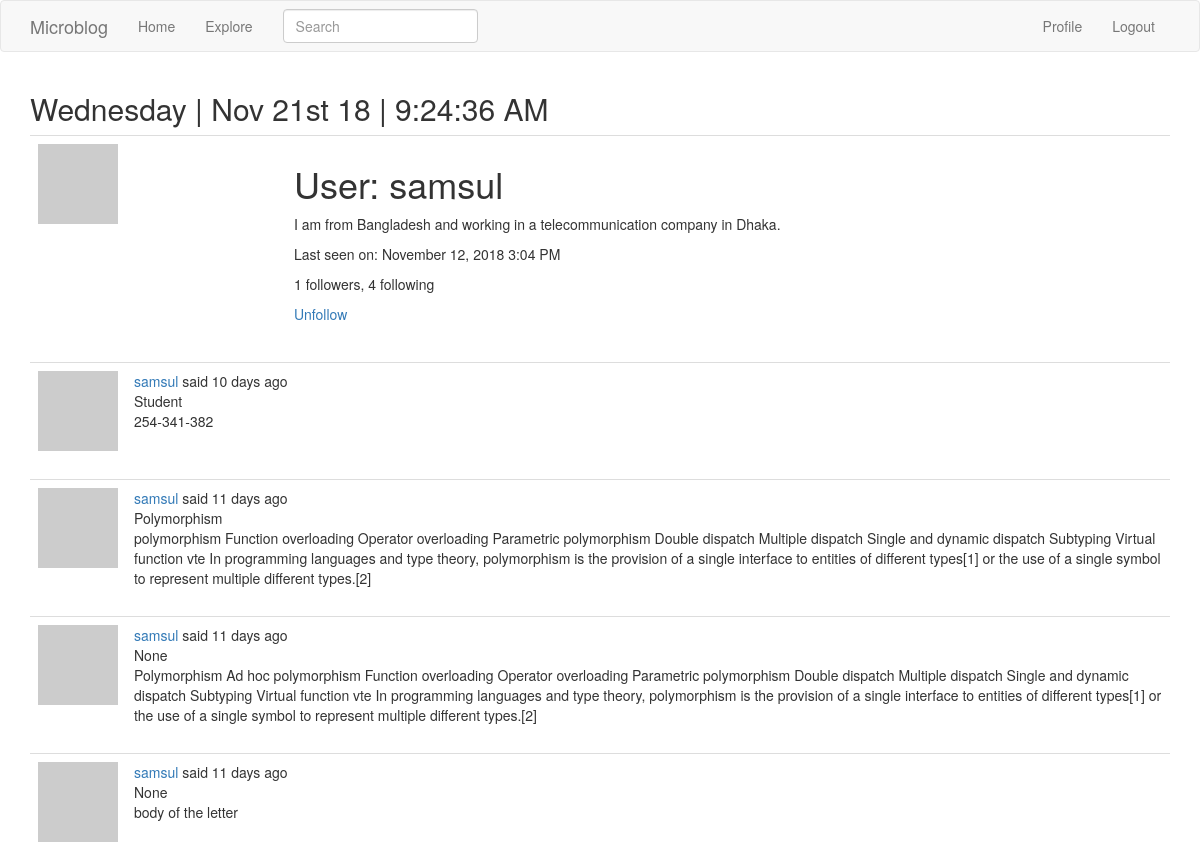
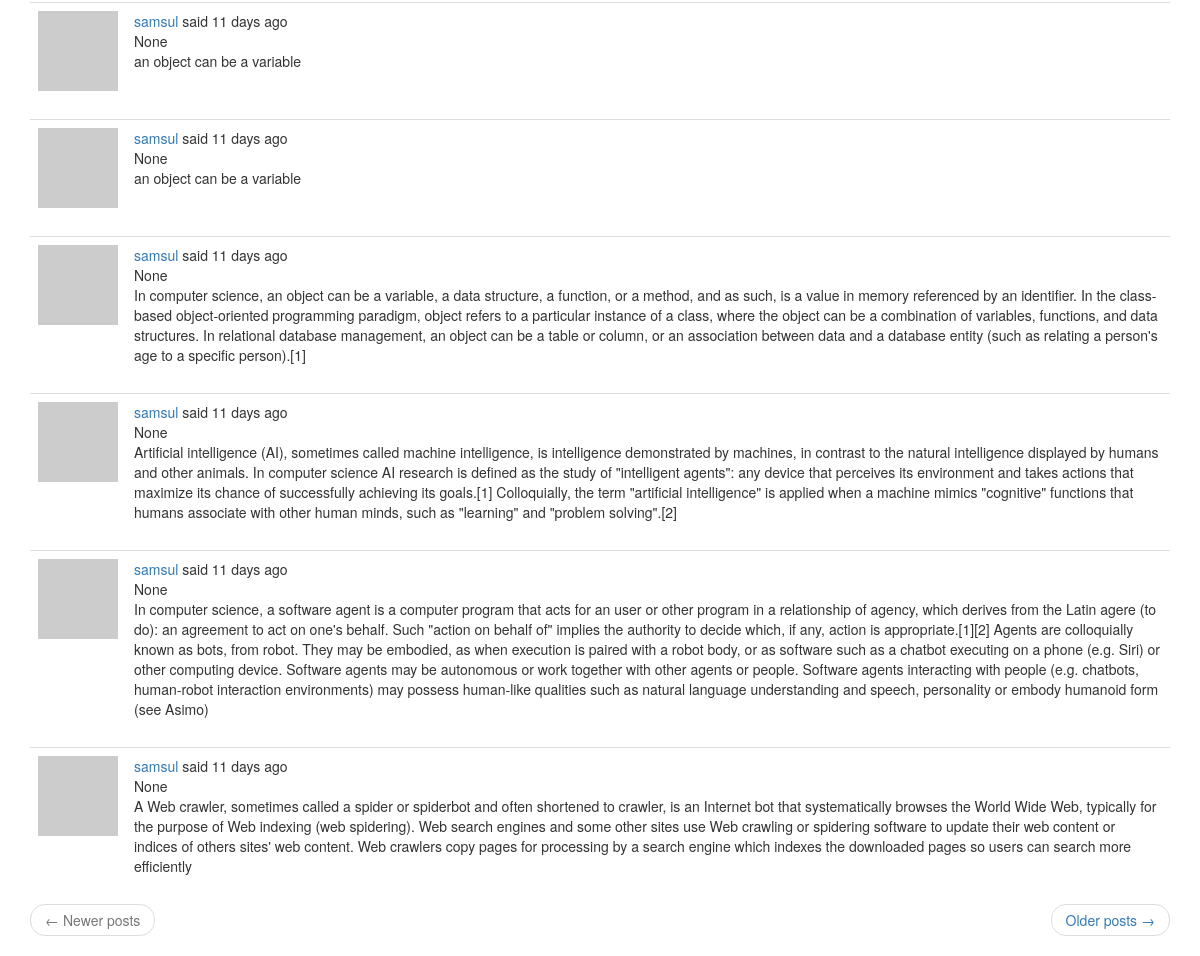
The page /user/samsul (signed in) on the database its author committed (2 pictures, top to bottom).
### app/models.py (models this page shows, shortened)
class User(UserMixin, db.Model):
    id = db.Column(db.Integer, primary_key=True)
    username = db.Column(db.String(64), index=True, unique=True)
    email = db.Column(db.String(120), index=True, unique=True)
    password_hash = db.Column(db.String(128))
    posts = db.relationship('Post', backref='author', lazy='dynamic')
    about_me = db.Column(db.String(140))
    last_seen = db.Column(db.DateTime, default=datetime.utcnow)
    followed = db.relationship(
        'User', secondary=followers,
        primaryjoin=(followers.c.follower_id == id),
        secondaryjoin=(followers.c.followed_id == id),
        backref=db.backref('followers', lazy='dynamic'), lazy='dynamic')
    def avatar(self, size):
        digest = md5(self.email.lower().encode('utf-8')).hexdigest()
        return 'https://www.gravatar.com/avatar/{}?d=identicon&s={}'.format(digest, size)
    def is_following(self, user):
        return self.followed.filter(
            followers.c.followed_id == user.id).count() > 0

class SearchableMixin(object):
    @classmethod
    def before_commit(cls, session):
        session._changes = {
            'add': list(session.new),
            'update': list(session.dirty),
            'delete': list(session.deleted)
        }
    @classmethod
    def after_commit(cls, session):
        for obj in session._changes['add']:
            if isinstance(obj, SearchableMixin):
                add_to_index(obj.__tablename__, obj)
        for obj in session._changes['update']:
            if isinstance(obj, SearchableMixin):
                add_to_index(obj.__tablename__, obj)
        for obj in session._changes['delete']:
            if isinstance(obj, SearchableMixin):
                remove_from_index(obj.__tablename__, obj)
        session._changes = None

class Post(SearchableMixin, db.Model):
    __searchable__ = ['body', 'title']
    id = db.Column(db.Integer, primary_key=True)
    title = db.Column(db.String(50))
    body = db.Column(db.String(140))
    timestamp = db.Column(db.DateTime, index=True, default=datetime.utcnow)
    user_id = db.Column(db.Integer, db.ForeignKey('user.id'))
    language = db.Column(db.String(5))

### app/main/routes.py (the view)
@bp.route('/user/<username>')
def user(username):
    user = User.query.filter_by(username=username).first_or_404()
    page = request.args.get('page', 1, type=int)
    posts = user.posts.order_by(Post.timestamp.desc()).paginate(
        page, current_app.config['POSTS_PER_PAGE'], False)
    next_url = url_for('main.user', username=user.username, page=posts.next_num) \
        if posts.has_next else None
    prev_url = url_for('main.user', username=user.username, page=posts.prev_num) \
        if posts.has_prev else None
    return render_template('user.html', user=user, posts=posts.items, title=_('User post'), next_url=next_url, prev_url=prev_url)

### app/main/forms.py
class SearchForm(FlaskForm):
    q = StringField(_l('Search'), validators=[DataRequired()])
    def __init__(self, *args, **kwargs):
        if 'formdata' not in kwargs:
            kwargs['formdata'] = request.args
        if 'csrf_enabled' not in kwargs:
            kwargs['csrf_enabled'] = False
        super(SearchForm, self).__init__(*args, **kwargs)

### app/main/routes.py (called while the page is built)
@bp.before_request
def before_request():
    if current_user.is_authenticated:
        current_user.last_seen = datetime.utcnow()
        db.session.commit()
    g.local = str(get_locale())

@bp.before_request
def before_request():
    if current_user.is_authenticated:
        current_user.last_seen = datetime.utcnow()
        db.session.commit()
        g.search_form = SearchForm()
    g.locale = str(get_locale())

### app/models.py (called while the page is built)
@login.user_loader
def load_user(id):
    return User.query.get(int(id))

### app/templates/user.html
{% extends "base.html" %}
{% block app_content %}
    <table class="table table-hover">
        <tr>
            <td width="256px"><img src="{{ user.avatar(200) }}"></td>
            <td>
                <h1>{{ _('User') }}: {{ user.username }}</h1>
                {% if user.about_me %}<p>{{ user.about_me }}</p>{% endif %}
                {% if user.last_seen %}
                <p>{{ _('Last seen on') }}: {{ moment(user.last_seen).format('LLL') }}</p>
                {% endif %}
                <p>{{ _('%(count)d followers', count=user.followers.count()) }}, {{ _('%(count)d following', count=user.followed.count()) }}</p>
                {% if user == current_user %}
                <p><a href="{{ url_for('main.edit_profile') }}">{{ _('Edit your profile') }}</a></p>
                {% elif not current_user.is_following(user) %}
                <p><a href="{{ url_for('main.follow', username=user.username) }}">{{ _('Follow') }}</a></p>
                {% else %}
                <p><a href="{{ url_for('main.unfollow', username=user.username) }}">{{ _('Unfollow') }}</a></p>
                {% endif %}
            </td>
        </tr>
    </table>
    {% for post in posts %}
        {% include '_post.html' %}
    {% endfor %}
    <nav aria-label="...">
        <ul class="pager">
            <li class="previous{% if not prev_url %} disabled{% endif %}">
                <a href="{{ prev_url or '#' }}">
                    <span aria-hidden="true">&larr;</span> {{ _('Newer posts') }}
                </a>
            </li>
            <li class="next{% if not next_url %} disabled{% endif %}">
                <a href="{{ next_url or '#' }}">
                    {{ _('Older posts') }} <span aria-hidden="true">&rarr;</span>
                </a>
            </li>
        </ul>
    </nav>
{% endblock %}

### app/templates/_post.html (shortened to what this page needs)
    <table class="table table-hover">
        <tr>
            <td width="70px">
                <a href="{{ url_for('main.user', username=post.author.username) }}">
                    <img src="{{ post.author.avatar(70) }}">
                </a>
            </td>
            <td>
                {{ _('%(username)s said %(when)s',
                    username=user_link, when=moment(post.timestamp).fromNow()) }}
                <br>
                <span id="post{{ post.id }}">{{ post.title }}</span><br>
                <span id="post{{ post.id }}">{{ post.body }}</span>
            </td>
        </tr>
    </table>

### rows shown on the page
User: username "samsul", about_me "I am from Bangladesh and working in a telecommunication company in Dhaka.", last_seen "November 12, 2018 3:04 PM"
Post: title "Student", body "254-341-382"
Post: title "Polymorphism", body "polymorphism Function overloading Operator overloading Parametric polymorphism Double dispatch Multiple dispatch Single and dynamic dispatch Subtyping Virtual function vte In programming languages and type theory, polymorphism is the provision of a single interface to entities of different types[1] or the use of a single symbol to represent multiple different types.[2]"
Post: title "None", body "Polymorphism Ad hoc polymorphism Function overloading Operator overloading Parametric polymorphism Double dispatch Multiple dispatch Single and dynamic dispatch Subtyping Virtual function vte In programming languages and type theory, polymorphism is the provision of a single interface to entities of different types[1] or the use of a single symbol to represent multiple different types.[2]"
Post: title "None", body "body of the letter"
Post: title "None", body "an object can be a variable"
Post: title "None", body "an object can be a variable"
Post: title "None", body "In computer science, an object can be a variable, a data structure, a function, or a method, and as such, is a value in memory referenced by an identifier. In the class-based object-oriented programming paradigm, object refers to a particular instance of a class, where the object can be a combination of variables, functions, and data structures. In relational database management, an object can be a table or column, or an association between data and a database entity (such as relating a person's age to a specific person).[1]"
Post: title "None", body "Artificial intelligence (AI), sometimes called machine intelligence, is intelligence demonstrated by machines, in contrast to the natural intelligence displayed by humans and other animals. In computer science AI research is defined as the study of \"intelligent agents\": any device that perceives its environment and takes actions that maximize its chance of successfully achieving its goals.[1] Colloquially, the term \"artificial intelligence\" is applied when a machine mimics \"cognitive\" functions that humans associate with other human minds, such as \"learning\" and \"problem solving\".[2]"
Post: title "None", body "In computer science, a software agent is a computer program that acts for an user or other program in a relationship of agency, which derives from the Latin agere (to do): an agreement to act on one's behalf. Such \"action on behalf of\" implies the authority to decide which, if any, action is appropriate.[1][2] Agents are colloquially known as bots, from robot. They may be embodied, as when execution is paired with a robot body, or as software such as a chatbot executing on a phone (e.g. Siri) or other computing device. Software agents may be autonomous or work together with other agents or people. Software agents interacting with people (e.g. chatbots, human-robot interaction environments)…"
Post: title "None", body "A Web crawler, sometimes called a spider or spiderbot and often shortened to crawler, is an Internet bot that systematically browses the World Wide Web, typically for the purpose of Web indexing (web spidering). Web search engines and some other sites use Web crawling or spidering software to update their web content or indices of others sites' web content. Web crawlers copy pages for processing by a search engine which indexes the downloaded pages so users can search more efficiently"

### other values the page prints
{{ moment().format('dddd') }} "Wednesday"
{{ moment().format("MMM Do YY") }} "Nov 21st 18"
{{ moment().format('LTS') }} "9:24:36 AM"
